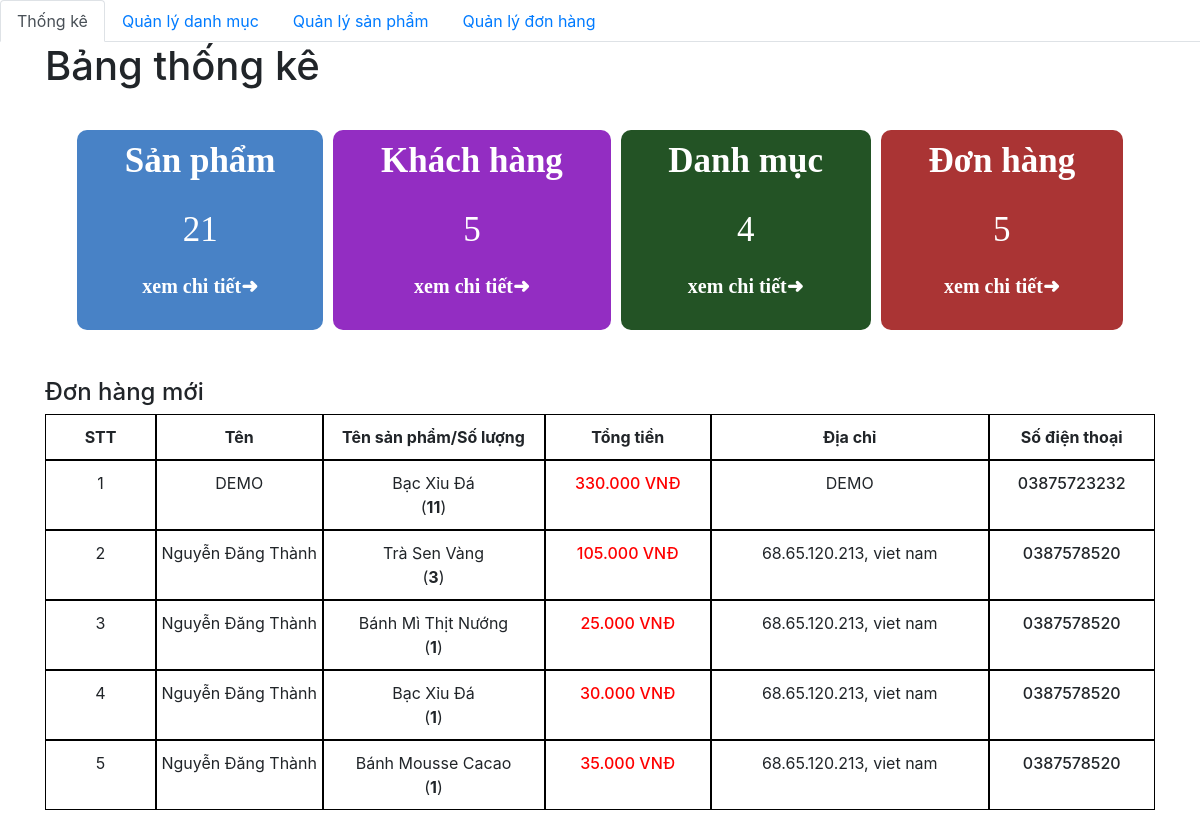
The app's page /admin/index.php with its own data.
### tables this page shows
CREATE TABLE `order_details` (
  `id` int(11) NOT NULL,
  `order_id` int(11) NOT NULL,
  `product_id` int(11) NOT NULL,
  `id_user` int(11) NOT NULL,
  `num` int(11) NOT NULL,
  `price` float NOT NULL,
  `status` varchar(255) NOT NULL
);

CREATE TABLE `orders` (
  `id` int(11) NOT NULL,
  `fullname` varchar(100) NOT NULL,
  `phone_number` varchar(20) NOT NULL,
  `email` varchar(150) NOT NULL,
  `address` varchar(200) NOT NULL,
  `note` varchar(255) DEFAULT NULL,
  `order_date` datetime DEFAULT NULL
);

CREATE TABLE `product` (
  `id` int(11) NOT NULL,
  `title` varchar(200) NOT NULL,
  `price` float NOT NULL,
  `number` float NOT NULL,
  `thumbnail` varchar(500) NOT NULL,
  `content` longtext NOT NULL,
  `id_category` int(11) NOT NULL,
  `created_at` datetime DEFAULT NULL,
  `updated_at` datetime DEFAULT NULL
);

### admin/database/dbhelper.php (called while the page is built, shortened)
<?php
function executeResult($sql)
{
	$con = mysqli_connect(HOST, USERNAME, PASSWORD, DATABASE);
	$result = mysqli_query($con, $sql);
	$data   = [];
	while ($row = mysqli_fetch_array($result, 1)) {
		$data[] = $row;
	}
	return $data;
}

### admin/index.php (the view, shortened to what this page needs)
<?php require_once('database/dbhelper.php'); ?>
<!DOCTYPE html>
<html>
<head>
    <link rel="stylesheet" href="https://maxcdn.bootstrapcdn.com/bootstrap/4.4.1/css/bootstrap.min.css">
    <link href="https://cdn.jsdelivr.net/npm/summernote@0.8.18/dist/summernote.min.css" rel="stylesheet">
    <link rel="stylesheet" href="style.css">
</head>
<body>
    <div id="wrapper">
        <header>
            <ul class="nav nav-tabs">
                <li class="nav-item">
                    <a class="nav-link active" href="category/index.php">Thống kê</a>
                </li>
                <li class="nav-item">
                    <a class="nav-link" href="category/index.php">Quản lý danh mục</a>
                </li>
                <li class="nav-item">
                    <a class="nav-link" href="product/">Quản lý sản phẩm</a>
                </li>
                <li class="nav-item ">
                    <a class="nav-link " href="dashboard.php">Quản lý đơn hàng</a>
                </li>
            </ul>
        </header>
        <div class="container">
            <main>
                <h1>Bảng thống kê</h1>
                <section class="dashboard">
                    <div class="table">
                        <div class="sp">
                            <p>Sản phẩm</p>
                            <?php
                            $sql = "SELECT * FROM `product`";
                            $conn = mysqli_connect(HOST, USERNAME, PASSWORD, DATABASE);
                            $result = mysqli_query($conn, $sql);
                            echo '<span>' . mysqli_num_rows($result) . '</span>';
                            ?>
                            <p><a href="product/">xem chi tiết➜</a></p>
                        </div>
                        <div class="sp kh">
                            <p>Khách hàng</p>
                            <?php
                            $sql = "SELECT * FROM `user`";
                            $conn = mysqli_connect(HOST, USERNAME, PASSWORD, DATABASE);
                            $result = mysqli_query($conn, $sql);
                            echo '<span>' . mysqli_num_rows($result) . '</span>';
                            ?>
                            <p><a href="user/">xem chi tiết➜</a></p>
                        </div>
                        <div class="sp dm">
                            <p>Danh mục</p>
                            <?php
                            $sql = "SELECT * FROM `category`";
                            $conn = mysqli_connect(HOST, USERNAME, PASSWORD, DATABASE);
                            $result = mysqli_query($conn, $sql);
                            echo '<span>' . mysqli_num_rows($result) . '</span>';
                            ?>
                            <p><a href="category/">xem chi tiết➜</a></p>
                        </div>
                        <div class="sp dh">
                            <p>Đơn hàng</p>
                            <?php
                            $sql = "SELECT * FROM `order_details`";
                            $conn = mysqli_connect(HOST, USERNAME, PASSWORD, DATABASE);
                            $result = mysqli_query($conn, $sql);
                            echo '<span>' . mysqli_num_rows($result) . '</span>';
                            ?>
                            <p><a href="dashboard.php">xem chi tiết➜</a></p>
                        </div>
                    </div>
                </section>
                <section class="new-order">
                    <h4>Đơn hàng mới</h4>
                    <table>
                        <tr class="bold">
                            <td>STT</td>
                            <td>Tên</td>
                            <td>Tên sản phẩm/Số lượng</td>
                            <td>Tổng tiền</td>
                            <td>Địa chỉ</td>
                            <td>Số điện thoại</td>
                        </tr>
                        <?php
                            try {
                                if (isset($_GET['page'])) {
                                    $page = $_GET['page'];
                                } else {
                                    $page = 1;
                                }
                                $limit = 10;
                                $start = ($page - 1) * $limit;
                                $sql = "SELECT * from orders, order_details, product
                                where order_details.order_id=orders.id and product.id=order_details.product_id ORDER BY order_date DESC limit $start,$limit ";
                                $order_details_List = executeResult($sql);
                                $count = 0;
                                foreach ($order_details_List as $item) {
                                    echo '
                                        <tr style="text-align: center;">
                                            <td>' . (++$count) . '</td>
                                            <td>' . $item['fullname'] . '</td>
                                            <td>' . $item['title'] . '<br>(<strong>' . $item['num'] .'</strong>) </td>
                                            <td class="b-500 red">' . number_format($item['num'] * $item['price'], 0, ',', '.') . '<span> VNĐ</span></td>
                                            <td>' . $item['address'] . '</td>
                                            <td class="b-500">' . $item['phone_number'] . '</td>
                                        </tr>
                                    ';
                                }
                            } catch (Exception $e) {
                                die("Lỗi thực thi sql: " . $e->getMessage());
                            }
                            ?>
                    </table>
                </section>
            </main>
        </div>
    </div>
</body>
</html>

### admin/style.css (style rules this page uses)
.dashboard .table { padding: 2rem; display: grid; grid-column-gap: 10px; grid-template-columns: auto auto auto auto; }
.dashboard .table .sp { color: white; background-color: #4882c6; padding: 5px; border-radius: 10px; text-align: center; }
.dashboard .table .kh { background-color: #932dc2; }
.dashboard .table .dm { background-color: rgb(35, 83, 37); }
.dashboard .table .dh { background-color: rgb(170, 52, 52); }
.dashboard .table .sp>p { font-size: 35px; text-align: center; font-weight: bold; font-family: "Bebas Neue", cursive; }
.dashboard .table .sp span { text-align: center; font-size: 35px; padding: 2rem 0; font-family: "Bebas Neue", cursive; }
.dashboard .table .sp p>a { text-decoration: none; color: white; font-size: 20px; transition: all 0.3s; }
table { width: 100%; }
table tr { text-align: center; width: 100%; display: grid; grid-template-columns: 10% 15% 20% 15% 25% 15% ; }
table tr.bold { font-weight: bold; }
table tr td { padding: 10px 0; border: 1px solid black; }

### admin/index.php (style rules this page uses)
#wrapper { padding-bottom: 5rem; }
.b-500 { font-weight: 500; }
.red { color: red; }

### records on screen
order_details: order.fullname "DEMO", product.title "Bạc Xỉu Đá", num "11", $item['num']*$item['price'] "330.000", order.address "DEMO", order.phone_number "03875723232"
order_details: order.fullname "Nguyễn Đăng Thành", product.title "Trà Sen Vàng", num "3", $item['num']*$item['price'] "105.000", order.address "68.65.120.213, viet nam", order.phone_number "0387578520"
order_details: order.fullname "Nguyễn Đăng Thành", product.title "Bánh Mì Thịt Nướng", num "1", $item['num']*$item['price'] "25.000", order.address "68.65.120.213, viet nam", order.phone_number "0387578520"
order_details: order.fullname "Nguyễn Đăng Thành", product.title "Bạc Xỉu Đá", num "1", $item['num']*$item['price'] "30.000", order.address "68.65.120.213, viet nam", order.phone_number "0387578520"
order_details: order.fullname "Nguyễn Đăng Thành", product.title "Bánh Mousse Cacao", num "1", $item['num']*$item['price'] "35.000", order.address "68.65.120.213, viet nam", order.phone_number "0387578520"

### other values on screen
mysqli_num_rows($result) "21"
mysqli_num_rows($result) "5"
mysqli_num_rows($result) "4"
